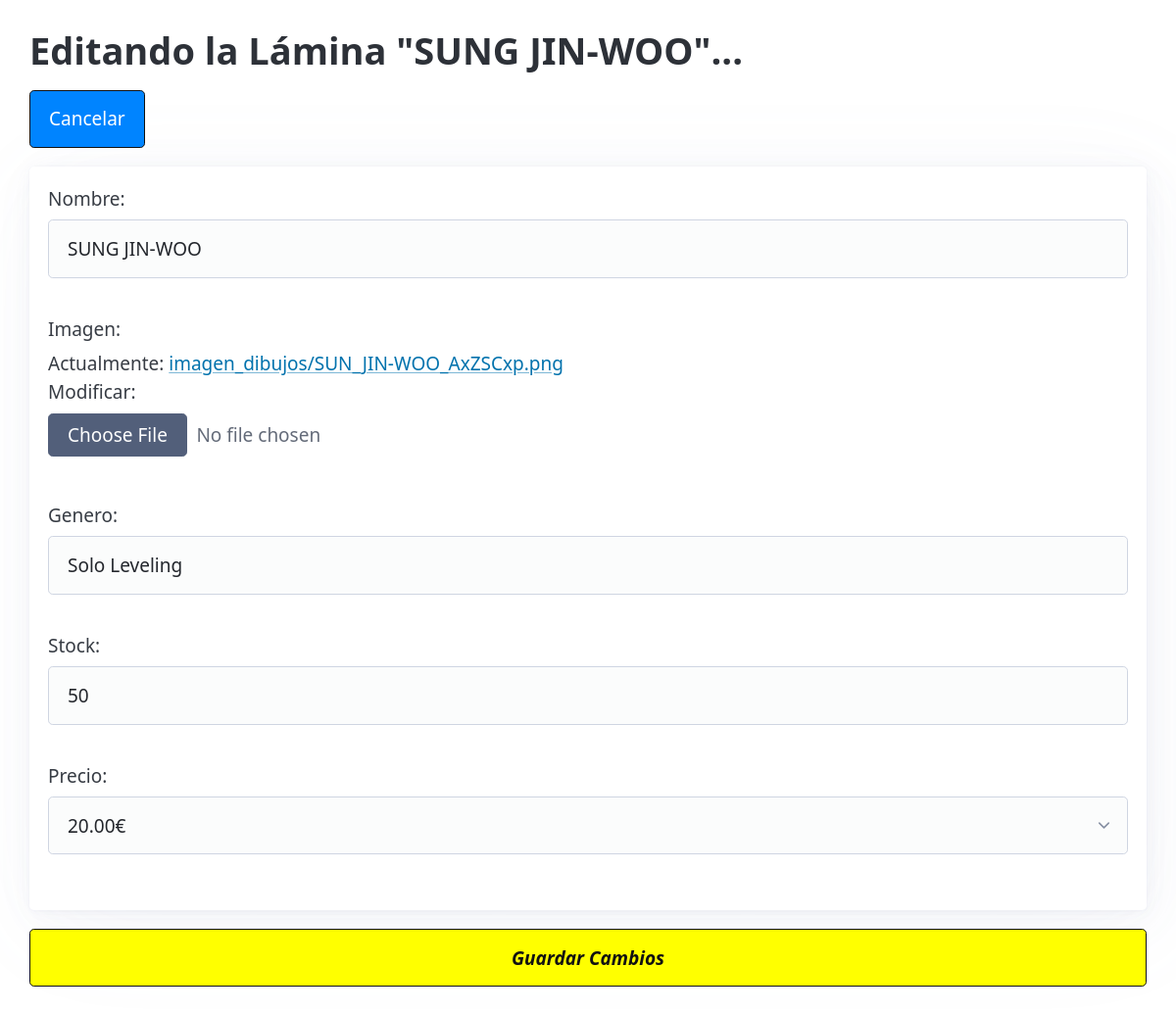
The app's page /dibujos/editar/1/ (signed in) with its own data.
### dibujo/models.py (models this page shows, shortened)
class Dibujo(models.Model):
    nombre = models.CharField(max_length=100)
    imagen = models.ImageField(upload_to='imagen_dibujos/', validators=[FileExtensionValidator(['jpg', 'jpeg', 'png']), validate_image])
    genero = models.CharField(max_length=100)
    stock = models.IntegerField(blank=False, null=False)
    precio = models.ForeignKey(Precio, on_delete=models.CASCADE)
    autor = models.ForeignKey(User, on_delete=models.CASCADE, editable=False)

class Precio(models.Model):
    precio = models.DecimalField(blank=False, null=False, max_digits=5, decimal_places=2)
    def __str__(self):
        return f'{self.precio}€'

### dibujo/views.py (the view)
# urls.py: path('dibujos/editar/<int:pk>/', login_required(editarDibujos.as_view()), name='editarDibujos'),
class editarDibujos(LoginRequiredMixin, UpdateView):
    model = Dibujo
    form_class = DibujoForm
    template_name = 'dibujo/editarDibujos.html'
    success_url = reverse_lazy('listadoDibujos')
    def dispatch(self, request, *args, **kwargs):
        obj = self.get_object()
        if obj.autor != self.request.user:
            return HttpResponseForbidden()
        return super().dispatch(request, *args, **kwargs)

### dibujo/forms.py (shortened to what this page needs)
class DibujoForm(forms.ModelForm):
    class Meta:
        model = Dibujo
        fields = ['nombre', 'imagen', 'genero', 'stock', 'precio']

### dibujo/templates/dibujo/editarDibujos.html (shortened to what this page needs)
{% extends 'dibujo/base.html' %}
{% block titulo %}
    Editando la Lámina "{{ dibujo.nombre }}"...
{% endblock %}
{% block contenido %}
    <a href="{% url 'detallesDibujos' pk=dibujo.pk %}" role="button" class="botonVolverAlMenu">Cancelar</a>
    <article>
        <form method="post" enctype="multipart/form-data">
            {{ form.as_p }}
    </article>
            <button type="submit" class="botonEditar"> <b><i>Guardar Cambios</i></b> </button>
{% endblock %}

### dibujo/templates/dibujo/base.html (style rules this page uses)
.botonEditar { background-color: yellow; border-color: rgb(17, 17, 17); color: rgb(17, 17, 17) }
.botonVolverAlMenu { background-color: rgb(0, 132, 255); border-color: rgb(17, 17, 17) }

### records on screen
Dibujo: nombre "SUNG JIN-WOO", genero "Solo Leveling", stock "50"
Precio: precio "20.00€"
